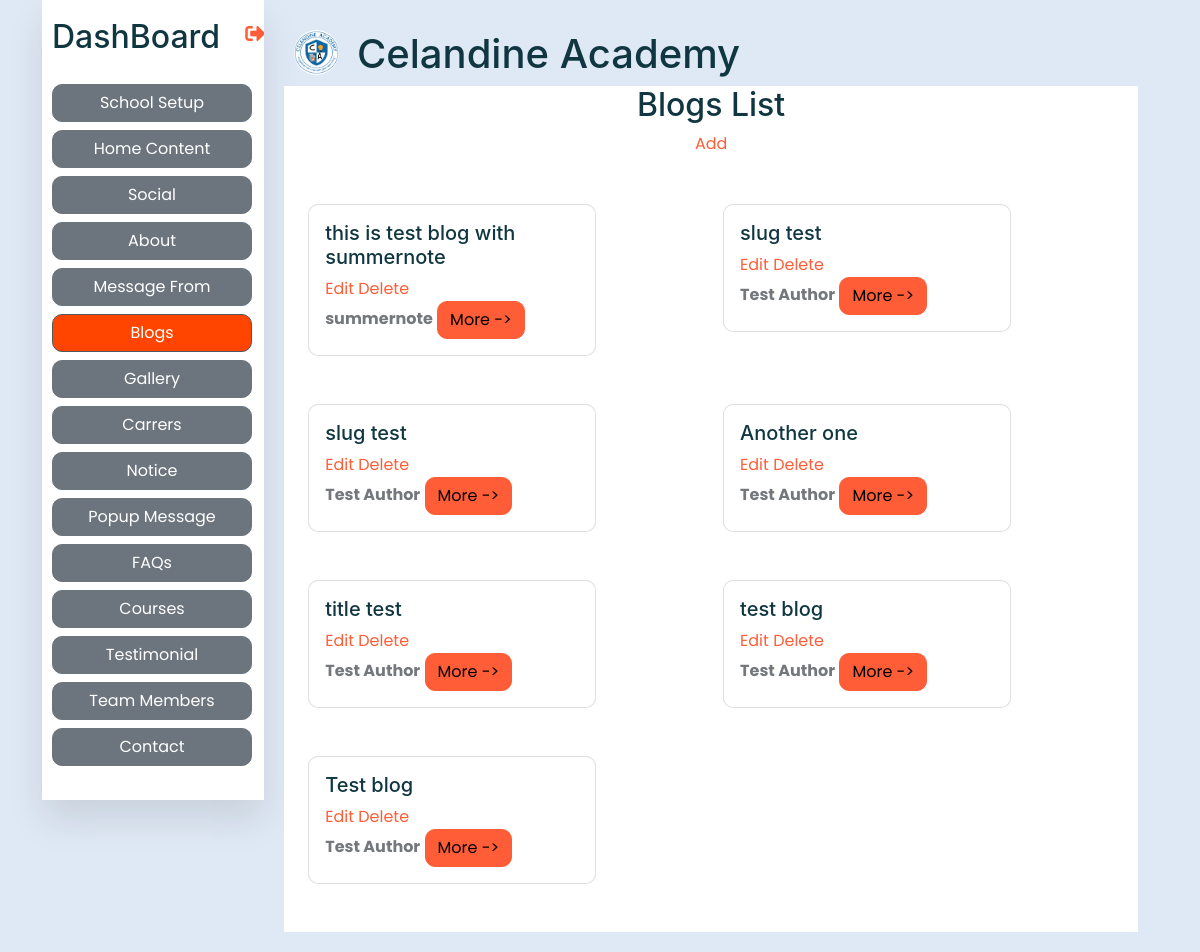
Page /view-blogs/ (signed in) on the earlier database version.
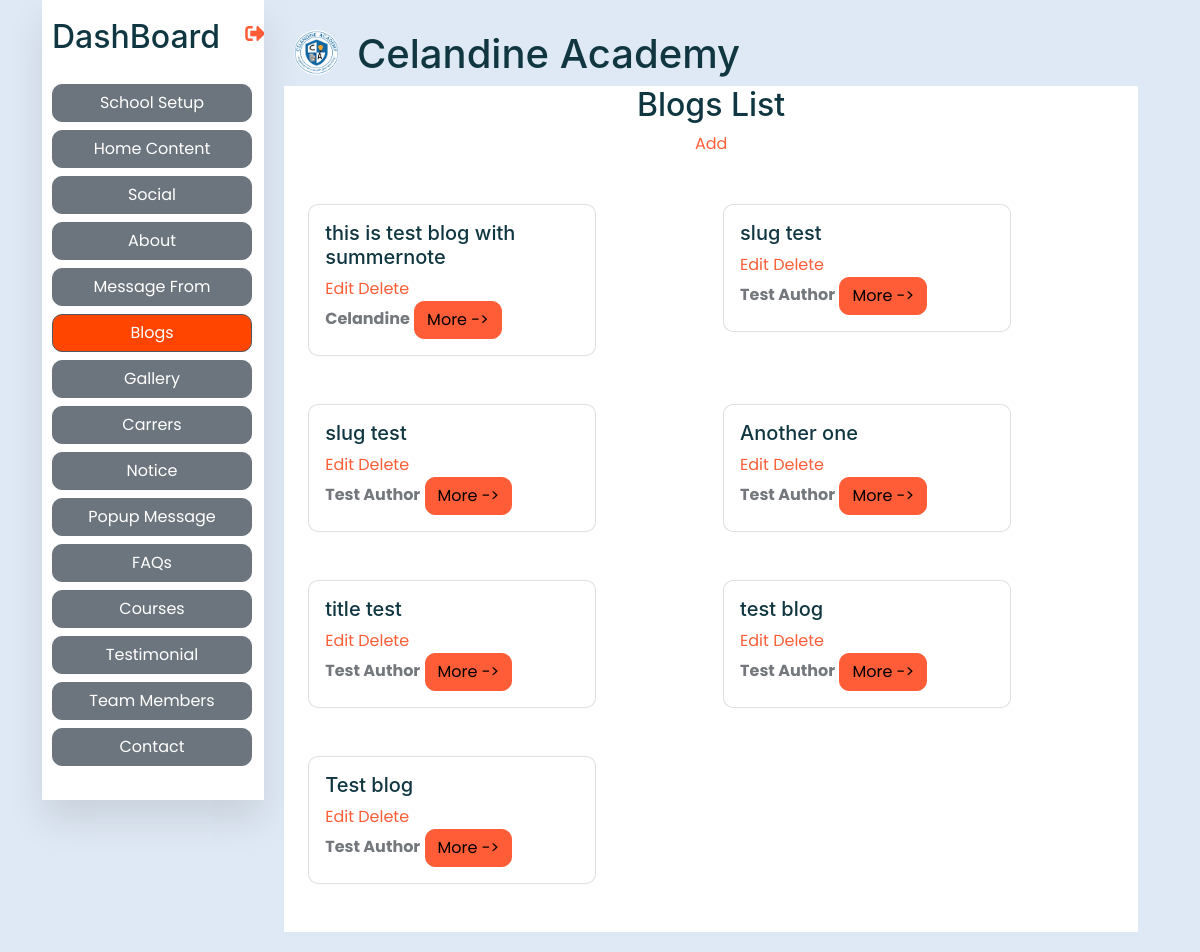
Same page on the later database version.
### base/models.py (models this page shows, shortened)
class Blog(models.Model):
    title = models.CharField(max_length=255)
    slug = models.SlugField(max_length=255, unique=True, blank=True, null=True)
    sub_title = models.CharField(max_length=255, blank=True, null=True)
    author = models.CharField(max_length=255)
    content = models.TextField()
    image = models.ImageField(upload_to="uploads/blogs_images/")
    created_at = models.DateTimeField(auto_now_add=True)
    class Meta:
        verbose_name_plural = ("11. Blogs")
        ordering = ['-created_at']

### base/views.py (the view)
# urls.py: path('view-blogs/', views.viewBlogs, name='viewblogs'),
@login_required(login_url = 'login')
def viewBlogs(request):
    blogs = Blog.objects.all()
    context = {'blogs':blogs}
    return render(request, 'base/viewblogs.html', context)

### base/context_processors.py (called while the page is built)
def blog_data(request):
    blogs = Blog.objects.all()
    return {'blogdata': blogs}

def calendar_data(request):
    calendars = Calendar.objects.all().order_by('-is_default')
    return {'calendardata': calendars}

def custom_data(request):
    if SchoolSetup.objects.all().exists():
        setup = SchoolSetup.objects.all().order_by('-created_at')
        data = setup[0]
        return {'data': data}
    else:
        data=None
        return {'data': data}

def social_data(request):
    if Socials.objects.all().exists():
        social = Socials.objects.all().order_by('-created_at')
        sodata = social[0]
        return {'sodata': sodata}
    else:
        sodata=None
        return {'sodata': sodata}

def vision_data(request):
    if Vision.objects.all().exists():
        vision = Vision.objects.all().order_by('-created_at')
        vdata = vision[0]
        return {'vdata': vdata}
    else:
        vdata = None
        return {'vdata': vdata}

def message_data(request):
    msgdata = MessageFrom.objects.all()
    return {'message_data': msgdata}

def team_data(request):
    team = TeamMember.objects.all()
    return {'tdata': team}

### base/templates/base/viewblogs.html
{% extends 'dash.html' %}
{% load static %}
{% block content %}
<div class="container-xxl bg-white p-0">
    <div class="container-fluid">
        <div class="row">
            <div class="col text-center">
                <h2>Blogs List</h2>
            </div>
        </div>
        <div class="container-xxl bg-white p-0">
            <div class="container-fluid">
                <div class="row">
                    <div class="col text-center">
                        <a href="{% url 'addblog' %}">Add</a>
                    </div>
                </div>
            </div>
        </div>
        <div class="row mt-5">
            {% for blog in blogs %}
            <div class="col mb-5">
                <div class="card" style="width: 18rem;">
                    <div class="card-body">
                        <div>
                            <a href="{% url 'blog' blog.id %}">
                                <h5 class="card-title">{{blog.title}}</h5>
                            </a>
                            <a href="{% url 'editblog' blog.slug %}">Edit</a>
                            <a href="{% url 'deleteblog' blog.slug %}">Delete</a>
                        </div>
                        <b>{{blog.author}}</b>
                        <a href="{% url 'blog' blog.slug %}" class="btn btn-primary">More -></a>
                    </div>
                </div>
            </div>
            {% endfor %}
        </div>
    </div>
</div>
{% endblock %}

Differences in the rows shown:
changed Blog "this is test blog with summernote": author "summernote" → "Celandine"
